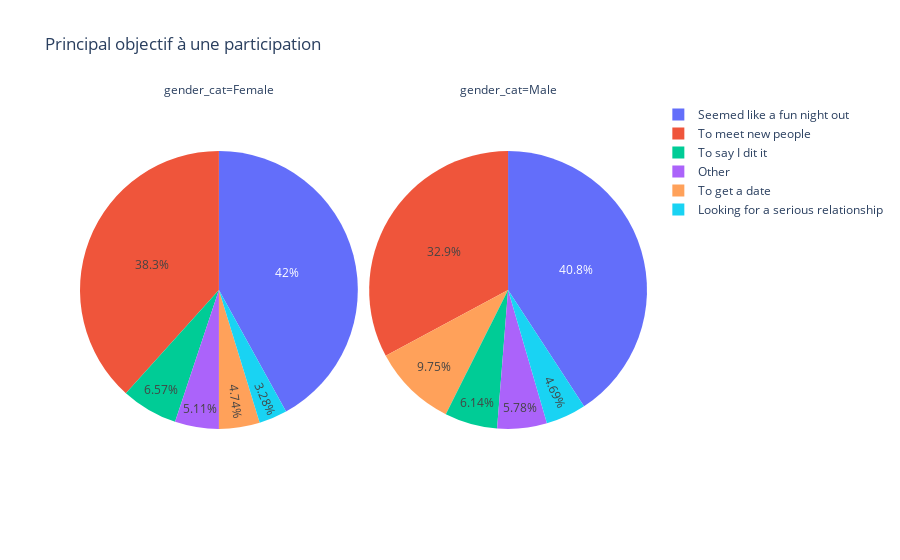

The notebook cell this image was saved under:
### Code cell
fig2 = px.pie(dataset_objectifs, names = "goal_cat", facet_col="gender_cat", title="Principal objectif à une participation selon le genre")
fig2.show()

### Figure 1 — Plotly figure (JSON) as saved in the notebook; plotly's stock layout.template omitted (floating-point values rounded to 4 significant figures; data arrays with more than 128 entries replaced by an {"elided": "..."} marker saying what was removed)
{"data": [{"domain": {"x": [0, 0.49], "y": [0, 1]}, "hovertemplate": "gender_cat=Female<br>goal_cat=%{label}<extra></extra>", "labels": {"elided": "274 str values"}, "legendgroup": "", "name": "", "showlegend": true, "type": "pie"}, {"domain": {"x": [0.51, 1], "y": [0, 1]}, "hovertemplate": "gender_cat=Male<br>goal_cat=%{label}<extra></extra>", "labels": {"elided": "277 str values"}, "legendgroup": "", "name": "", "showlegend": true, "type": "pie"}], "layout": {"annotations": [{"font": {}, "showarrow": false, "text": "gender_cat=Female", "x": 0.245, "xanchor": "center", "xref": "paper", "y": 1, "yanchor": "bottom", "yref": "paper"}, {"font": {}, "showarrow": false, "text": "gender_cat=Male", "x": 0.755, "xanchor": "center", "xref": "paper", "y": 1, "yanchor": "bottom", "yref": "paper"}], "legend": {"tracegroupgap": 0}, "title": {"text": "Principal objectif à une participation"}}}
